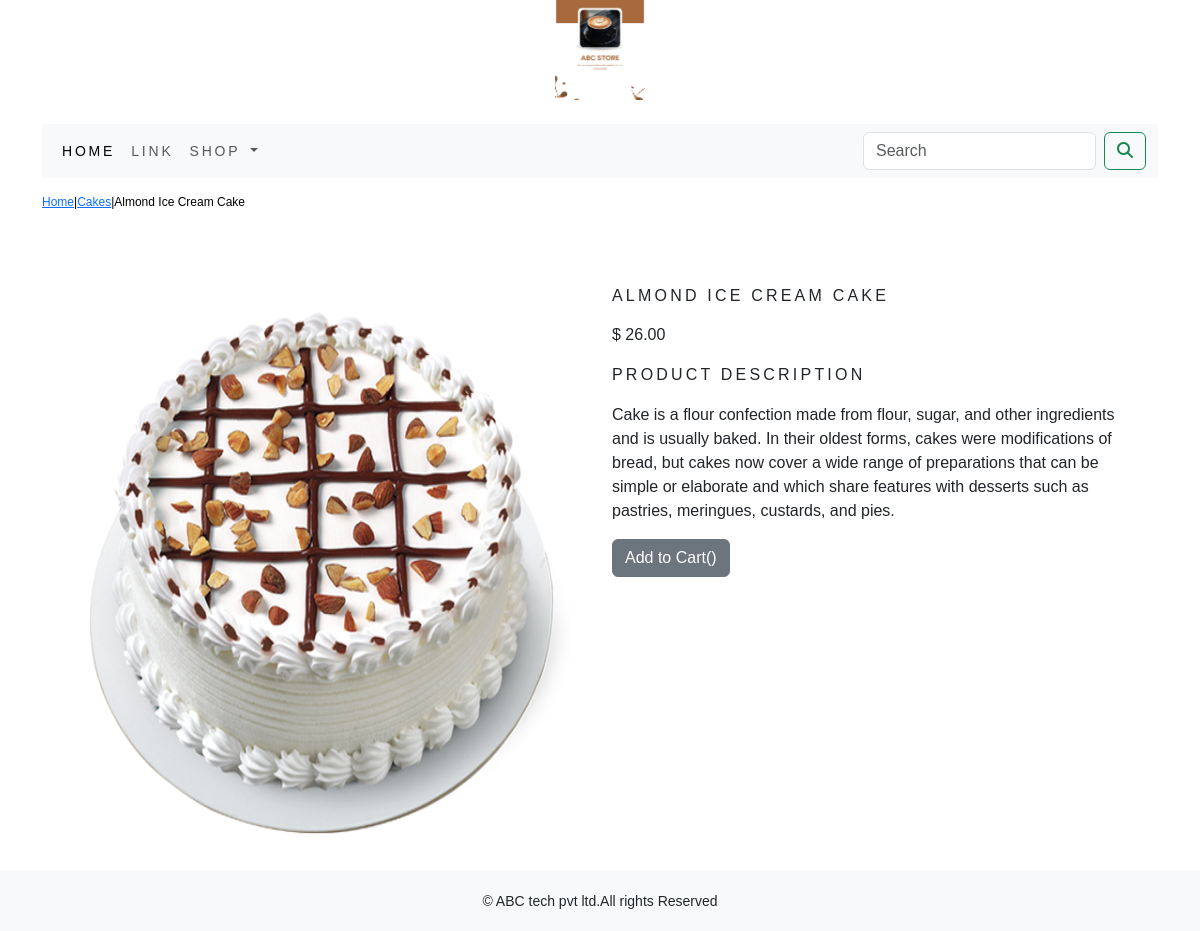
/shop/cakes/almond-ice-cream-cake/, run on the app's committed database.
### shop/models.py (models this page shows, shortened)
class Product(models.Model):
    name=models.CharField(max_length=250,unique=True)
    slug=models.SlugField(max_length=250,unique=True)
    description = models.TextField(blank=True)
    image = models.ImageField(upload_to='product', blank=True)
    price=models.DecimalField(max_digits=10,decimal_places=2)
    category=models.ForeignKey(Category,on_delete=models.CASCADE)
    stock=models.IntegerField()
    available=models.BooleanField(default=True)
    created=models.DateTimeField(auto_now_add=True)
    updated=models.DateTimeField(auto_now=True)
    class Meta:
        ordering = ('name',)
        verbose_name = 'product'
        verbose_name_plural = 'products'

class Category(models.Model):
    name=models.CharField(max_length=250,unique=True)
    slug=models.SlugField(max_length=250,unique=True)
    description=models.TextField(blank=True)
    image=models.ImageField(upload_to='category',blank=True)
    class Meta:
        ordering=('name',)
        verbose_name='category'
        verbose_name_plural='categories'
    def get_url(self):
        return reverse('shop:products_by_category',args=[self.slug])

### shop/views.py (the view)
# urls.py: path('<slug:c_slug>/<slug:product_slug>/',views.ProDetails,name='ProDetails'),
def ProDetails(request,c_slug,product_slug):
    try:
        product=Product.objects.get(category__slug=c_slug,slug=product_slug)
    except Exception as e:
        raise e
    return render(request,'product.html',{'product':product})

### cart/context_processors.py (called while the page is built)
def counter(request):
    item_count=0
    if 'admin' in request.path:
        return {}
    else:
        try:
            cart=Cart.objects.filter(cart_id=_cart_id(request))
            cart_items = CartItem.objects.filter(cart=cart[:1])
            for cart_item in cart_items:
                item_count += cart_item.quantity
        except Cart.DoesNotExist:
            item_count=0
    return dict(item_count=item_count)

### cart/views.py (called while the page is built)
def _cart_id(request):
    cart=request.session.session_key
    if not cart:
        cart=request.session.create()
    return cart

### shop/context_processors.py (called while the page is built)
def menu_links(request):
    links=Category.objects.all()
    return dict(links=links)

### template/product.html (shortened to what this page needs)
{% extends 'base.html' %}
    {% load static %}
        {% block content %}
            <div class="row my_prod_row_class">
                <div class="mx-auto">
                    <p><a href="{% url 'shop:AllProdCat' %}">Home</a>|<a href="{{product.category.get_url}}">{{product.category.name}}</a>|{{product.name}}</p>
                </div>
            </div>
        <div class="container">
            <br>
            <div class="row">
                <div class="col-12 col-sm-12 col-md-12 col-lg-6 text-center">
                    <div style="min-width:18rem;">
                        <img src="{{product.image.url}}" alt="{{product.name}}" width="500px" height="600px">
                    </div>
                </div>
                <div class="col-12 col-sm-12 col-md-12 col-lg-6">
                    <div>
                        <div>
                            <h1 class="my_prod_title">{{product.name}}</h1>
                            <p>$ {{product.price}}</p>
                            <p class="my_title">Product Description</p>
                            <p class="text-justify my_prod_text">{{product.description}}</p>
                            {% if product.stock <= 0 %}
                            <p class="text-justify my_prod_text"><b>Out of Stock</b></p>
                            {% else %}
                            <a class="btn btn-secondary" href="{% url 'cart:add_cart' product.id %}">Add to Cart()</a>
                            {% endif %}
                        </div>
                    </div>
                </div>
            </div>
        </div>
        {% endblock %}

### static/css/custom.css (style rules this page uses)
body { font-family: 'Roboto', sans-serif; }
.my_title { font-size:16px; text-transform:uppercase; letter-spacing: .2em; }
.my_prod_row_class { padding-top:15px; padding-bottom:20px; }
.my_prod_row_class .mx-auto { color:#000; font-size:12px; text-decoration:none; }
.my_prod_title { font-size:16px; text-transform:uppercase; letter-spacing: .2em; padding-top:15px; padding-bottom:10px; }
.my_prod_text { padding-right:20px; }

### data on the page
Product: category.name "Cakes", name "Almond Ice Cream Cake", image (picture), name "ALMOND ICE CREAM CAKE", price "26.00", description "Cake is a flour confection made from flour, sugar, and other ingredients and is usually baked. In their oldest forms, cakes were modifications of bread, but cakes now cover a wide range of preparations that can be simple or elaborate and which share features with desserts such as pastries, meringues, custards, and pies."
